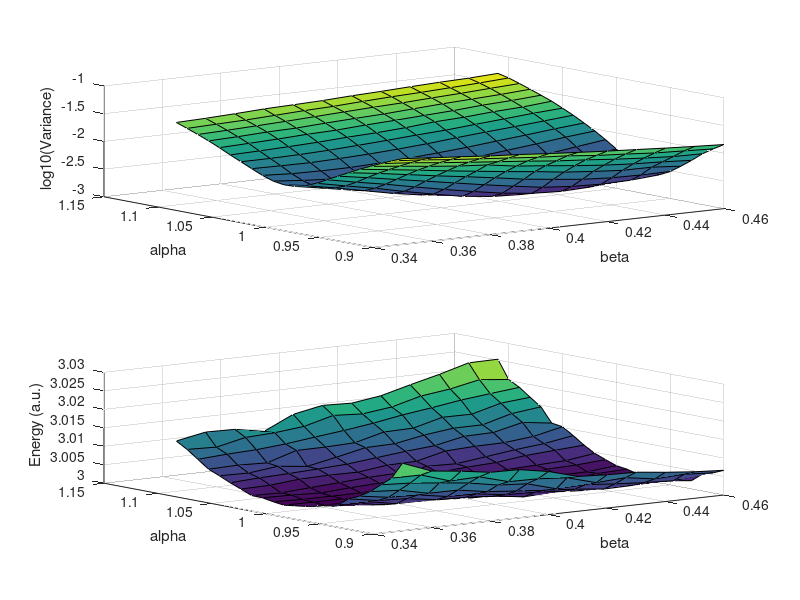

Write MATLAB code to recreate this figure.

clear
E = csvread('energies.csv');
V = csvread('variances.csv');
alpha = csvread('alpha.csv');
beta = csvread('beta.csv');
subplot(2,1,1)
surf(beta,alpha,log10(V))   ;
xlabel('beta')
ylabel('alpha')
zlabel('log10(Variance)')

subplot(2,1,2)
surf(beta,alpha,E);
xlabel('beta')
ylabel('alpha')
zlabel('Energy (a.u.)')